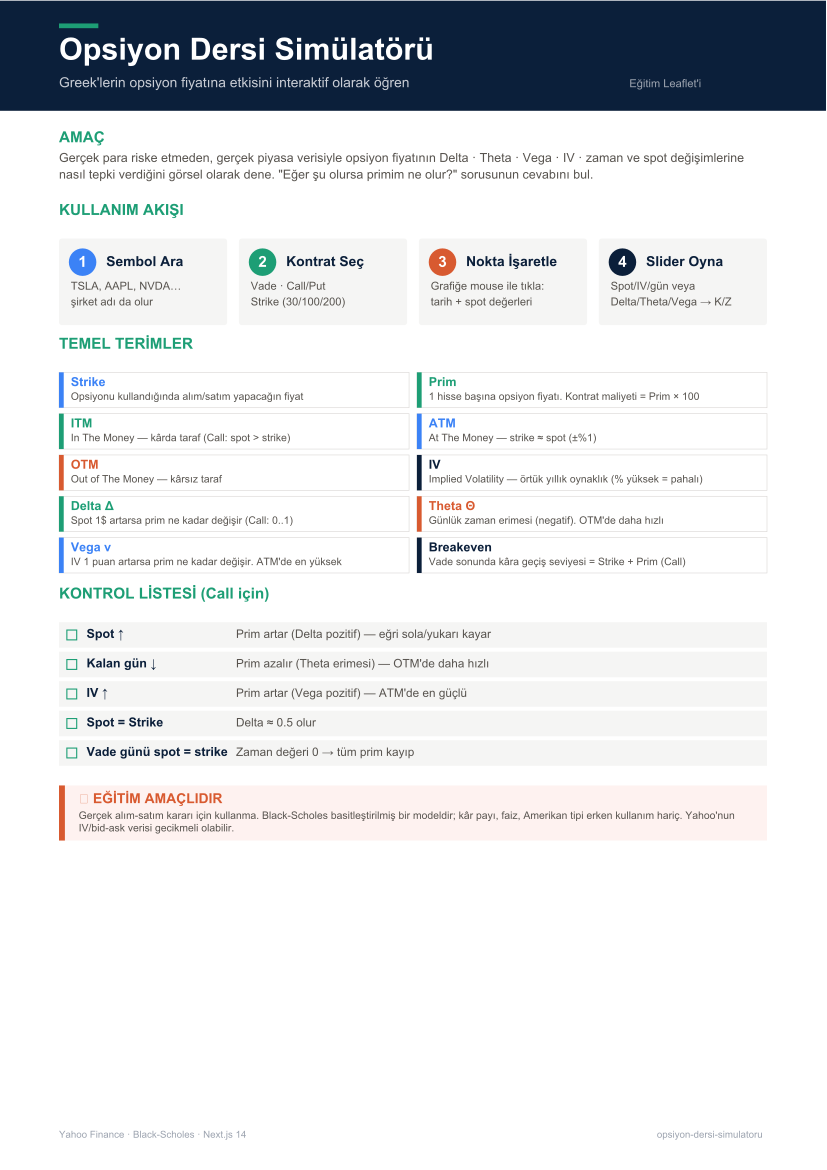

The Python source for this figure:
"""
Opsiyon Dersi Simülatörü — Tek Sayfa PDF Leaflet (A4 dikey)
"""

import os
from reportlab.lib.pagesizes import A4
from reportlab.lib.units import mm
from reportlab.lib.colors import HexColor, white
from reportlab.pdfgen import canvas
from reportlab.pdfbase import pdfmetrics
from reportlab.pdfbase.ttfonts import TTFont
from reportlab.lib.utils import simpleSplit

# Türkçe karakter destekli font kaydı (Windows Arial)
FONT_DIR = r"C:\Windows\Fonts"
REGULAR = "Arial"
BOLD = "Arial-Bold"
pdfmetrics.registerFont(TTFont(REGULAR, os.path.join(FONT_DIR, "arial.ttf")))
pdfmetrics.registerFont(TTFont(BOLD, os.path.join(FONT_DIR, "arialbd.ttf")))

# Renkler
NAVY = HexColor('#0B1F3A')
ACCENT = HexColor('#1D9E75')
DANGER = HexColor('#D85A30')
INFO = HexColor('#3B82F6')
GRAY_LIGHT = HexColor('#F5F5F4')
GRAY_TEXT = HexColor('#57534E')
GRAY_BORDER = HexColor('#D6D3D1')

PAGE_W, PAGE_H = A4  # 210 x 297 mm

OUT = "docs/opsiyon-simulator-leaflet.pdf"
c = canvas.Canvas(OUT, pagesize=A4)

# --------- yardımcılar ---------
def fill(color):
    c.setFillColor(color)

def stroke(color):
    c.setStrokeColor(color)

def rect_filled(x, y, w, h, color, radius=0):
    fill(color)
    if radius > 0:
        c.roundRect(x, y, w, h, radius, fill=1, stroke=0)
    else:
        c.rect(x, y, w, h, fill=1, stroke=0)

def text(x, y, txt, size=10, bold=False, color=NAVY):
    name = BOLD if bold else REGULAR
    c.setFont(name, size)
    fill(color)
    c.drawString(x, y, txt)

def text_centered(x, y, w, txt, size=10, bold=False, color=NAVY):
    name = BOLD if bold else REGULAR
    c.setFont(name, size)
    fill(color)
    c.drawCentredString(x + w / 2, y, txt)

def wrapped(x, y, w, txt, size=9, bold=False, color=GRAY_TEXT, leading=11):
    name = BOLD if bold else REGULAR
    c.setFont(name, size)
    fill(color)
    lines = simpleSplit(txt, name, size, w)
    for i, line in enumerate(lines):
        c.drawString(x, y - i * leading, line)
    return len(lines) * leading

# --------- HEADER ---------
HEADER_H = 28 * mm
rect_filled(0, PAGE_H - HEADER_H, PAGE_W, HEADER_H, NAVY)
rect_filled(15 * mm, PAGE_H - HEADER_H + 21 * mm, 10 * mm, 1.2 * mm, ACCENT)

text(15 * mm, PAGE_H - HEADER_H + 13 * mm, "Opsiyon Dersi Simülatörü", size=22, bold=True, color=white)
text(15 * mm, PAGE_H - HEADER_H + 6 * mm,
     "Greek'lerin opsiyon fiyatına etkisini interaktif olarak öğren",
     size=10, color=HexColor('#C8CCD4'))

text(PAGE_W - 15 * mm - 35 * mm, PAGE_H - HEADER_H + 6 * mm,
     "Eğitim Leaflet'i", size=8, color=HexColor('#9CA3AF'))

# --------- AMAÇ ---------
y_cursor = PAGE_H - HEADER_H - 8 * mm

text(15 * mm, y_cursor, "AMAÇ", size=11, bold=True, color=ACCENT)
y_cursor -= 5 * mm
used = wrapped(15 * mm, y_cursor, PAGE_W - 30 * mm,
               "Gerçek para riske etmeden, gerçek piyasa verisiyle opsiyon fiyatının "
               "Delta · Theta · Vega · IV · zaman ve spot değişimlerine nasıl tepki verdiğini "
               "görsel olarak dene. \"Eğer şu olursa primim ne olur?\" sorusunun cevabını bul.",
               size=9, color=GRAY_TEXT, leading=12)
y_cursor -= used + 5 * mm

# --------- KULLANIM AKIŞI (4 adım) ---------
text(15 * mm, y_cursor, "KULLANIM AKIŞI", size=11, bold=True, color=ACCENT)
y_cursor -= 6 * mm

steps = [
    ("1", "Sembol Ara",       "TSLA, AAPL, NVDA…\nşirket adı da olur",        INFO),
    ("2", "Kontrat Seç",      "Vade · Call/Put\nStrike (30/100/200)",          ACCENT),
    ("3", "Nokta İşaretle",   "Grafiğe mouse ile tıkla:\ntarih + spot değerleri", DANGER),
    ("4", "Slider Oyna",      "Spot/IV/gün veya\nDelta/Theta/Vega → K/Z",      NAVY),
]
step_w = (PAGE_W - 30 * mm - 3 * 3 * mm) / 4
step_h = 22 * mm
for i, (num, title, desc, accent) in enumerate(steps):
    x = 15 * mm + i * (step_w + 3 * mm)
    rect_filled(x, y_cursor - step_h, step_w, step_h, GRAY_LIGHT, radius=2)
    # numara dairesi
    c.setFillColor(accent)
    c.circle(x + 6 * mm, y_cursor - 6 * mm, 3.5 * mm, fill=1, stroke=0)
    text_centered(x + 6 * mm - 3.5 * mm, y_cursor - 7.2 * mm, 7 * mm, num,
                  size=11, bold=True, color=white)
    text(x + 12 * mm, y_cursor - 7 * mm, title, size=10, bold=True, color=NAVY)
    # desc multiline
    for j, line in enumerate(desc.split("\n")):
        text(x + 3 * mm, y_cursor - 13 * mm - j * 4 * mm, line, size=8, color=GRAY_TEXT)

y_cursor -= step_h + 6 * mm

# --------- TEMEL TERİMLER ---------
text(15 * mm, y_cursor, "TEMEL TERİMLER", size=11, bold=True, color=ACCENT)
y_cursor -= 6 * mm

terms = [
    ("Strike",   "Opsiyonu kullandığında alım/satım yapacağın fiyat",            INFO),
    ("Prim",     "1 hisse başına opsiyon fiyatı. Kontrat maliyeti = Prim × 100", ACCENT),
    ("ITM",      "In The Money — kârda taraf (Call: spot > strike)",             ACCENT),
    ("ATM",      "At The Money — strike ≈ spot (±%1)",                           INFO),
    ("OTM",      "Out of The Money — kârsız taraf",                              DANGER),
    ("IV",       "Implied Volatility — örtük yıllık oynaklık (% yüksek = pahalı)", NAVY),
    ("Delta Δ",  "Spot 1$ artarsa prim ne kadar değişir (Call: 0..1)",           ACCENT),
    ("Theta Θ",  "Günlük zaman erimesi (negatif). OTM'de daha hızlı",            DANGER),
    ("Vega ν",   "IV 1 puan artarsa prim ne kadar değişir. ATM'de en yüksek",    INFO),
    ("Breakeven","Vade sonunda kâra geçiş seviyesi = Strike + Prim (Call)",      NAVY),
]
term_w = (PAGE_W - 30 * mm - 2 * mm) / 2
term_h = 9 * mm
for i, (t, desc, accent) in enumerate(terms):
    row, col = divmod(i, 2)
    x = 15 * mm + col * (term_w + 2 * mm)
    y = y_cursor - row * (term_h + 1.5 * mm)
    rect_filled(x, y - term_h, term_w, term_h, white)
    stroke(GRAY_BORDER)
    c.setLineWidth(0.4)
    c.rect(x, y - term_h, term_w, term_h, fill=0, stroke=1)
    # sol renk barı
    rect_filled(x, y - term_h, 1.2 * mm, term_h, accent)
    text(x + 3 * mm, y - 3.5 * mm, t, size=9, bold=True, color=accent)
    text(x + 3 * mm, y - 7 * mm, desc, size=7.5, color=GRAY_TEXT)

y_cursor -= 5 * (term_h + 1.5 * mm) + 5 * mm

# --------- KONTROL LİSTESİ ---------
text(15 * mm, y_cursor, "KONTROL LİSTESİ (Call için)", size=11, bold=True, color=ACCENT)
y_cursor -= 6 * mm

checks = [
    ("Spot ↑",                  "Prim artar (Delta pozitif) — eğri sola/yukarı kayar"),
    ("Kalan gün ↓",             "Prim azalır (Theta erimesi) — OTM'de daha hızlı"),
    ("IV ↑",                    "Prim artar (Vega pozitif) — ATM'de en güçlü"),
    ("Spot = Strike",           "Delta ≈ 0.5 olur"),
    ("Vade günü spot = strike", "Zaman değeri 0 → tüm prim kayıp"),
]
check_h = 6.5 * mm
for i, (cond, expected) in enumerate(checks):
    y = y_cursor - i * (check_h + 1 * mm)
    rect_filled(15 * mm, y - check_h, PAGE_W - 30 * mm, check_h, GRAY_LIGHT)
    # check kutusu
    stroke(ACCENT)
    c.setLineWidth(0.8)
    c.rect(17 * mm, y - 4.5 * mm, 2.5 * mm, 2.5 * mm, fill=0, stroke=1)
    text(22 * mm, y - 4 * mm, cond, size=9, bold=True, color=NAVY)
    text(60 * mm, y - 4 * mm, expected, size=8.5, color=GRAY_TEXT)

y_cursor -= len(checks) * (check_h + 1 * mm) + 4 * mm

# --------- UYARI ---------
rect_filled(15 * mm, y_cursor - 14 * mm, PAGE_W - 30 * mm, 14 * mm, HexColor('#FEF2F0'))
rect_filled(15 * mm, y_cursor - 14 * mm, 1.5 * mm, 14 * mm, DANGER)
text(20 * mm, y_cursor - 4.5 * mm, "⚠ EĞİTİM AMAÇLIDIR", size=10, bold=True, color=DANGER)
wrapped(20 * mm, y_cursor - 8.5 * mm, PAGE_W - 40 * mm,
        "Gerçek alım-satım kararı için kullanma. Black-Scholes basitleştirilmiş bir modeldir; "
        "kâr payı, faiz, Amerikan tipi erken kullanım hariç. Yahoo'nun IV/bid-ask verisi gecikmeli olabilir.",
        size=7.5, color=GRAY_TEXT, leading=9)

# --------- FOOTER ---------
text(15 * mm, 8 * mm, "Yahoo Finance · Black-Scholes · Next.js 14",
     size=7, color=HexColor('#9CA3AF'))
text(PAGE_W - 15 * mm - 28 * mm, 8 * mm, "opsiyon-dersi-simulatoru",
     size=7, color=HexColor('#9CA3AF'))

c.showPage()
c.save()
print(f"OK -> {OUT}")
